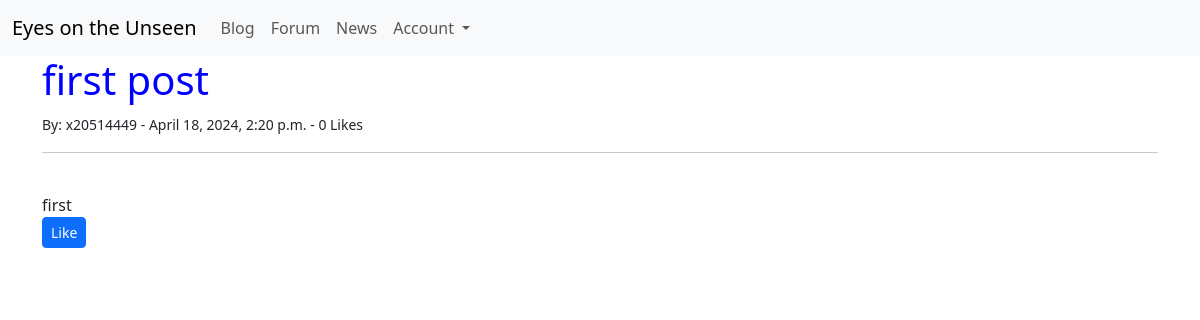
The page /blog/1/ on the database as committed earlier.
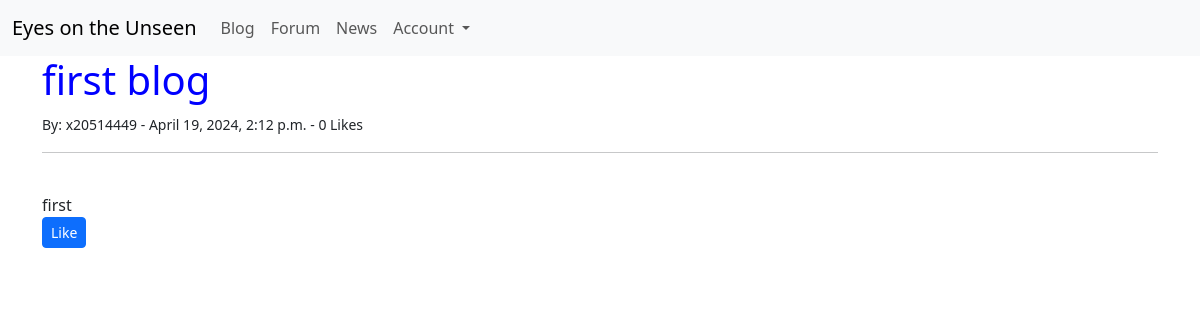
The same page on the database as committed later.
### blog/models.py (models this page shows, shortened)
class Post(models.Model):
    id = models.BigAutoField(primary_key=True)
    author = models.ForeignKey(User, on_delete=models.CASCADE)
    title = models.CharField(max_length=255)
    content = models.TextField()
    date = models.DateTimeField(auto_now_add=True)
    likes = models.ManyToManyField(User, related_name='blog_post')
    is_blog_post = models.BooleanField()
    category = models.ForeignKey('Category', on_delete=models.CASCADE, null=True, blank=True)
    def total_likes(self):
        return self.likes.count()

### blog/views.py (the view)
# urls.py: path("blog/<int:pk>/", BlogView.as_view(), name="blogContent"),
class BlogView(DetailView):
    model = Post
    template_name = "blogDetail.html"
    def get_context_data(self, *args, **kwargs):
        context = super(BlogView, self).get_context_data(*args, **kwargs)
        likes = get_object_or_404(Post, id=self.kwargs['pk'])
        total_likes = likes.total_likes()  # Ensure this method returns the correct value
        liked = False
        if likes.likes.filter(id=self.request.user.id).exists():
            liked = True
        context["total_likes"] = total_likes
        context["liked"] = liked
        return context

### blog/templates/blogDetail.html (shortened to what this page needs)
{% extends 'base.html' %}
{% block content %}
<h1>{{ post.title }}</h1>
<small>By: {{ post.author.username }} - {{ post.date }} - {{ total_likes }} Likes</small>
<hr>
<br>
{{ post.content|safe }}
<form action="{% url 'likePosts' post.pk %}" method="POST">
  {% if not request.user.username == "guest" %}
    {% if liked %}
      <button type="submit", name="post_id", value="{{ post.id }}", class="btn btn-danger btn-sm">Unlike</button>
      {% else %}
      <button type="submit", name="post_id", value="{{ post.id }}", class="btn btn-primary btn-sm">Like</button>
    {% endif %}
  {% else %}
    <small><a href="{% url 'login' %}" >Login</a> to like.</small>
  {% endif %}
</form>
{% endblock %}

### blog/templates/base.html (shortened to what this page needs)
{% load static %}
<!doctype html>
<html lang="en">
<head>
    <link href="https://cdn.jsdelivr.net/npm/bootstrap@5.3.2/dist/css/bootstrap.min.css" rel="stylesheet">
    <link rel="stylesheet" type="text/css" href="{% static 'blog/style.css' %}">
</head>
<body>
    {% block navbar %}
        {% include 'navbar.html' %}
    {% endblock navbar %}
    <div class="container">
        {% block content %}
        {% endblock content %}
    </div>
</body>
</html>

### blog/templates/navbar.html (shortened to what this page needs)
<nav class="navbar navbar-expand-lg navbar-light bg-light">
  <div class="container-fluid">
     <a class="navbar-brand" href="#">Eyes on the Unseen</a>
     <div class="collapse navbar-collapse" id="navbarNavDropdown">
        <ul class="navbar-nav">
         <li class="nav-item">
            <a class="nav-link" href="{% url 'index' %}">Blog</a>
         </li>
         <li class="nav-item">
            <a class="nav-link" href="{% url 'forum' %}">Forum</a>
         </li>
           <li class="nav-item">
              <a class="nav-link" href="{% url 'news' %}">News</a>
           </li>
           {% if request.user.username == "guest" %}
           <li class="nav-item">
              <a class="nav-link" href="{% url 'signUp' %}">Sign Up</a>
           </li>
           {% else %}
           <li class="nav-item dropdown">
              <a class="nav-link dropdown-toggle" href="#" role="button" data-bs-toggle="dropdown" aria-expanded="false">
              Account
              </a>
           </li>
           {% endif %}
        </ul>
     </div>
  </div>
</nav>

### blog/static/blog/style.css (style rules this page uses)
h1 { color:blue; }

Rows that differ between the two databases and show on the page:
changed Post "first": title "first post" → "first blog"; date "April 18, 2024, 2:20 p.m." → "April 19, 2024, 2:12 p.m."
